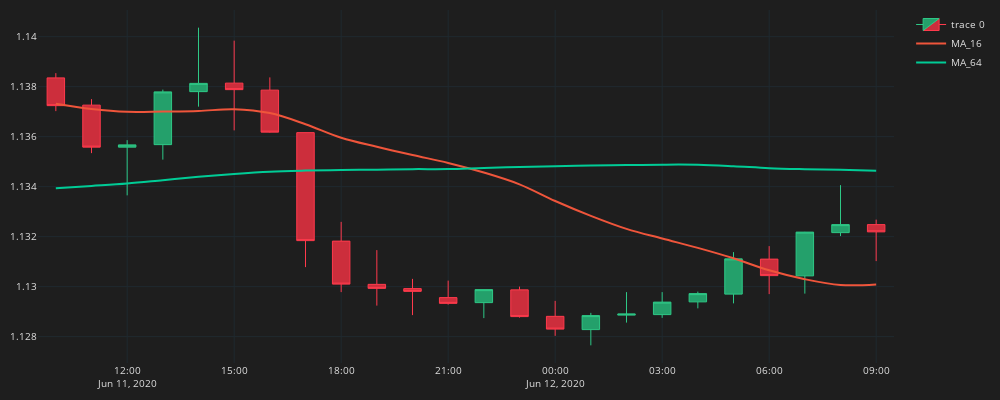

Notebook code cell kept with this figure:
### Code cell
fig = go.Figure()
fig.add_trace(go.Candlestick(
    x=df_plot.time, open=df_plot.mid_o, high=df_plot.mid_h, low=df_plot.mid_l, close=df_plot.mid_c,
    line=dict(width=1), opacity=1,
    increasing_fillcolor='#24A06B',
    decreasing_fillcolor="#CC2E3C",
    increasing_line_color='#2EC886',  
    decreasing_line_color='#FF3A4C'
))
for ma in ma_list:  
    col = f"MA_{ma}"
    fig.add_trace(go.Scatter(x=df_plot.time, 
        y=df_plot[col],
        line=dict(width=2),
        line_shape='spline',
        name=col
        ))
fig.update_layout(width=1000,height=400,
    margin=dict(l=10,r=10,b=10,t=10),
    font=dict(size=10,color="#e1e1e1"),
    paper_bgcolor="#1e1e1e",
    plot_bgcolor="#1e1e1e")
fig.update_xaxes(
    gridcolor="#1f292f",
    showgrid=True,fixedrange=True,rangeslider=dict(visible=False)
)
fig.update_yaxes(
    gridcolor="#1f292f",
    showgrid=True
)
fig.show()
